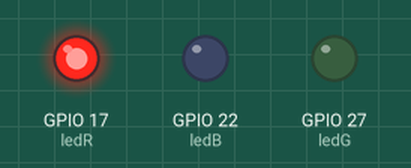
Recording of a program running on a simulated Raspberry Pi (BCM pin numbers). On the bench: output pins drawn as LEDs (lit = HIGH).

Above: at 0.2 s.
At 1.2 s:
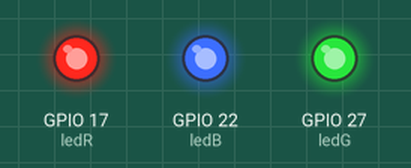
At 1.7 s:
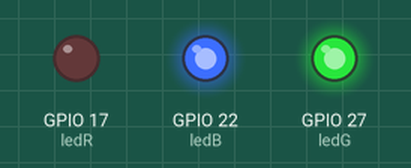
At 2.2 s:
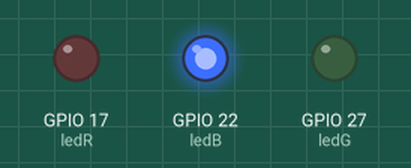
At 3.7 s:
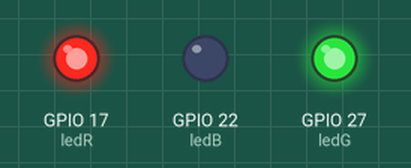
At 5.7 s:
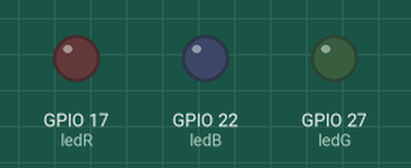
Timing chart, 0 to 6.9 s (numbered marks = the images above):
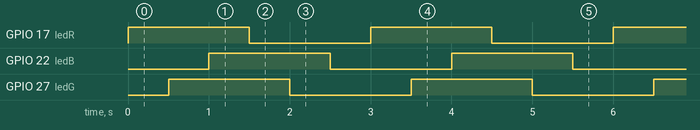

Measured:
- by itself, GPIO 17 (ledR), GPIO 22 (ledB), GPIO 27 (ledG): alternates HIGH for 1.5 s and LOW for 1.5 s
- by itself, everything shown: repeats every 3.0 s, in 6 steps

The program:

sample_code.py
```python
from gpiozero import LED
from time import sleep

ledR = LED(17)
ledG = LED(27)
ledB = LED(22)

while True:
    ledR.on()
    sleep(0.5)
    ledG.on()
    sleep(0.5)
    ledB.on()
    sleep(0.5)
    ledR.off()
    sleep(0.5)
    ledG.off()
    sleep(0.5)
    ledB.off()
    sleep(0.5)
```
